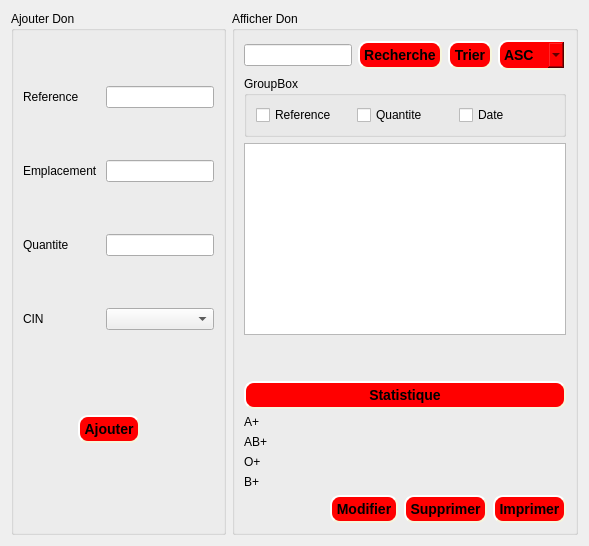
     <widget class="QWidget" name="tab_9">
      <attribute name="title">
       <string>Tableau de dons</string>
      </attribute>
      <layout class="QHBoxLayout" name="horizontalLayout_18">
       <item>
        <widget class="QGroupBox" name="groupBox_11">
         <property name="title">
          <string>Ajouter Don</string>
         </property>
         <layout class="QHBoxLayout" name="horizontalLayout_19">
          <item>
           <layout class="QVBoxLayout" name="verticalLayout_8">
            <item>
             <layout class="QFormLayout" name="formLayout_4">
              <item row="0" column="1">
               <spacer name="verticalSpacer_7">
                <property name="orientation">
                 <enum>Qt::Vertical</enum>
                </property>
                <property name="sizeHint" stdset="0">
                 <size>
                  <width>20</width>
                  <height>40</height>
                 </size>
                </property>
               </spacer>
              </item>
              <item row="1" column="0">
               <widget class="QLabel" name="referenceLabel_2">
                <property name="text">
                 <string>Reference</string>
                </property>
               </widget>
              </item>
              <item row="1" column="1">
               <widget class="QLineEdit" name="referenceLineEdit_2"/>
              </item>
              <item row="2" column="1">
               <spacer name="verticalSpacer_10">
                <property name="orientation">
                 <enum>Qt::Vertical</enum>
                </property>
                <property name="sizeHint" stdset="0">
                 <size>
                  <width>20</width>
                  <height>40</height>
                 </size>
                </property>
               </spacer>
              </item>
              <item row="3" column="0">
               <widget class="QLabel" name="emplacementLabel_2">
                <property name="text">
                 <string>Emplacement </string>
                </property>
               </widget>
              </item>
              <item row="3" column="1">
               <widget class="QLineEdit" name="emplacementLineEdit_2"/>
              </item>
              <item row="4" column="1">
               <spacer name="verticalSpacer_11">
                <property name="orientation">
                 <enum>Qt::Vertical</enum>
                </property>
                <property name="sizeHint" stdset="0">
                 <size>
                  <width>20</width>
                  <height>40</height>
                 </size>
                </property>
               </spacer>
              </item>
              <item row="5" column="0">
               <widget class="QLabel" name="label_50">
                <property name="text">
                 <string>Quantite</string>
                </property>
               </widget>
              </item>
              <item row="5" column="1">
               <widget class="QLineEdit" name="quantiteLineEdit_2"/>
              </item>
              <item row="6" column="1">
               <spacer name="verticalSpacer_8">
                <property name="orientation">
                 <enum>Qt::Vertical</enum>
                </property>
                <property name="sizeHint" stdset="0">
                 <size>
                  <width>20</width>
                  <height>40</height>
                 </size>
                </property>
               </spacer>
              </item>
              <item row="7" column="0">
               <widget class="QLabel" name="label_81">
                <property name="text">
                 <string>CIN</string>
                </property>
               </widget>
              </item>
              <item row="7" column="1">
               <widget class="QComboBox" name="comboBox_CIN"/>
              </item>
             </layout>
            </item>
            <item>
             <layout class="QHBoxLayout" name="horizontalLayout_20">
              <item>
               <spacer name="horizontalSpacer_10">
                <property name="orientation">
                 <enum>Qt::Horizontal</enum>
                </property>
                <property name="sizeHint" stdset="0">
                 <size>
                  <width>40</width>
                  <height>20</height>
                 </size>
                </property>
               </spacer>
              </item>
              <item>
               <widget class="QPushButton" name="pushButtonAjouterDon_2">
                <property name="styleSheet">
                 <string notr="true">background-color: red;
    border-style: outset;
    border-width: 2px;
    border-radius: 10px;
    border-color: beige;
    font: bold 14px;
    min-width: 6em;
    padding: 4;
</string>
                </property>
                <property name="text">
                 <string>Ajouter</string>
                </property>
               </widget>
              </item>
              <item>
               <spacer name="verticalSpacer_12">
                <property name="orientation">
                 <enum>Qt::Vertical</enum>
                </property>
                <property name="sizeHint" stdset="0">
                 <size>
                  <width>20</width>
                  <height>40</height>
                 </size>
                </property>
               </spacer>
              </item>
              <item>
               <spacer name="horizontalSpacer_11">
                <property name="orientation">
                 <enum>Qt::Horizontal</enum>
                </property>
                <property name="sizeHint" stdset="0">
                 <size>
                  <width>40</width>
                  <height>20</height>
                 </size>
                </property>
               </spacer>
              </item>
             </layout>
            </item>
           </layout>
          </item>
         </layout>
        </widget>
       </item>
       <item>
        <widget class="QGroupBox" name="groupBox_12">
         <property name="title">
          <string>Afficher Don</string>
         </property>
         <layout class="QVBoxLayout" name="verticalLayout_15">
          <item>
           <layout class="QVBoxLayout" name="verticalLayout_16">
            <item>
             <layout class="QHBoxLayout" name="horizontalLayout_26">
              <item>
               <widget class="QLineEdit" name="lineEditRechercheDon_2"/>
              </item>
              <item>
               <widget class="QPushButton" name="pushButtonRechercheDon_2">
                <property name="styleSheet">
                 <string notr="true">background-color: red;
    border-style: outset;
    border-width: 2px;
    border-radius: 10px;
    border-color: beige;
    font: bold 14px;
    min-width: 6em;
    padding: 4;
</string>
                </property>
                <property name="text">
                 <string>Recherche</string>
                </property>
               </widget>
              </item>
              <item>
               <widget class="QPushButton" name="pushButtonTrierDon_2">
                <property name="styleSheet">
                 <string notr="true">background-color: red;
    border-style: outset;
    border-width: 2px;
    border-radius: 10px;
    border-color: beige;
    font: bold 14px;
    min-width: 6em;
    padding: 4;
</string>
                </property>
                <property name="text">
                 <string>Trier</string>
                </property>
               </widget>
              </item>
              <item>
               <widget class="QComboBox" name="comboBoxDon_2">
                <property name="styleSheet">
                 <string notr="true">background-color: red;
    border-style: outset;
    border-width: 2px;
    border-radius: 10px;
    border-color: beige;
    font: bold 14px;
    min-width: 6em;
    padding: 4;
</string>
                </property>
                <item>
                 <property name="text">
                  <string>ASC</string>
                 </property>
                </item>
                <item>
                 <property name="text">
                  <string>DESC</string>
                 </property>
                </item>
               </widget>
              </item>
             </layout>
            </item>
           </layout>
          </item>
          <item>
           <widget class="QGroupBox" name="groupBox_13">
            <property name="title">
             <string>GroupBox</string>
            </property>
            <layout class="QVBoxLayout" name="verticalLayout_17">
             <item>
              <layout class="QHBoxLayout" name="horizontalLayout_27">
               <item>
                <widget class="QCheckBox" name="checkBoxRefDon_2">
                 <property name="text">
                  <string>Reference</string>
                 </property>
                </widget>
               </item>
               <item>
                <widget class="QCheckBox" name="checkBoxQuantiteDon_2">
                 <property name="text">
                  <string>Quantite</string>
                 </property>
                </widget>
               </item>
               <item>
                <widget class="QCheckBox" name="checkBoxDateDon_2">
                 <property name="text">
                  <string>Date</string>
                 </property>
                </widget>
               </item>
              </layout>
             </item>
            </layout>
           </widget>
          </item>
          <item>
           <layout class="QHBoxLayout" name="horizontalLayout_28">
            <item>
             <widget class="QTableView" name="tableViewDon_2"/>
            </item>
           </layout>
          </item>
          <item>
           <spacer name="verticalSpacer">
            <property name="orientation">
             <enum>Qt::Vertical</enum>
            </property>
            <property name="sizeHint" stdset="0">
             <size>
              <width>20</width>
              <height>40</height>
             </size>
            </property>
           </spacer>
          </item>
          <item>
           <widget class="QPushButton" name="pushButton_statistique_2">
            <property name="styleSheet">
             <string notr="true">background-color: red;
    border-style: outset;
    border-width: 2px;
    border-radius: 10px;
    border-color: beige;
    font: bold 14px;
    min-width: 6em;
    padding: 4;
</string>
            </property>
            <property name="text">
             <string>Statistique</string>
            </property>
           </widget>
          </item>
          <item>
           <widget class="QLabel" name="lab_stat1_2">
            <property name="text">
             <string>A+</string>
            </property>
           </widget>
          </item>
          <item>
           <widget class="QLabel" name="lab_stat2_2">
            <property name="text">
             <string>AB+</string>
            </property>
           </widget>
          </item>
          <item>
           <widget class="QLabel" name="lab_stat3_2">
            <property name="text">
             <string>O+</string>
            </property>
           </widget>
          </item>
          <item>
           <widget class="QLabel" name="lab_stat4_2">
            <property name="text">
             <string>B+</string>
            </property>
           </widget>
          </item>
          <item>
           <layout class="QHBoxLayout" name="horizontalLayout_29">
            <item>
             <spacer name="horizontalSpacer_12">
              <property name="orientation">
               <enum>Qt::Horizontal</enum>
              </property>
              <property name="sizeHint" stdset="0">
               <size>
                <width>40</width>
                <height>20</height>
               </size>
              </property>
             </spacer>
            </item>
            <item>
             <widget class="QPushButton" name="pushButtonModifierDon_2">
              <property name="styleSheet">
               <string notr="true">background-color: red;
    border-style: outset;
    border-width: 2px;
    border-radius: 10px;
    border-color: beige;
    font: bold 14px;
    min-width: 6em;
    padding: 4;
</string>
              </property>
              <property name="text">
               <string>Modifier</string>
              </property>
              <property name="checkable">
               <bool>true</bool>
              </property>
             </widget>
            </item>
            <item>
             <widget class="QPushButton" name="pushButtonSupprimerDon_2">
              <property name="styleSheet">
               <string notr="true">background-color: red;
    border-style: outset;
    border-width: 2px;
    border-radius: 10px;
    border-color: beige;
    font: bold 14px;
    min-width: 6em;
    padding: 4;
</string>
              </property>
              <property name="text">
               <string>Supprimer</string>
              </property>
             </widget>
            </item>
            <item>
             <widget class="QPushButton" name="pushButtonImprimerDon_2">
              <property name="styleSheet">
               <string notr="true">background-color: red;
    border-style: outset;
    border-width: 2px;
    border-radius: 10px;
    border-color: beige;
    font: bold 14px;
    min-width: 6em;
    padding: 4;
</string>
              </property>
              <property name="text">
               <string>Imprimer</string>
              </property>
             </widget>
            </item>
           </layout>
          </item>
         </layout>
        </widget>
       </item>
      </layout>
     </widget>
